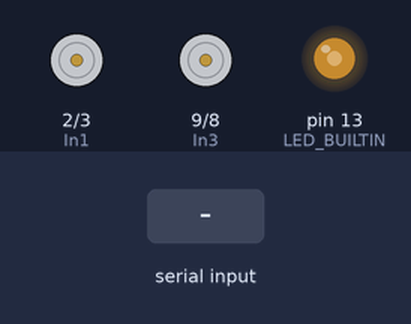
Bench run of a sketch on a simulated Arduino Uno, built with avr-gcc and run on an emulated ATmega328P. Shown: motor-driver pin pairs drawn as motors (green arrow = first pin HIGH = forward, orange = second pin HIGH = backward, longer = more drive, scaled by the enable pin), output pins drawn as LEDs (lit = HIGH). Inputs (shaded band) come from the test bench.

Above: at 2.2 s.
2.3 s: "5\n" received over Serial
At 3.5 s:
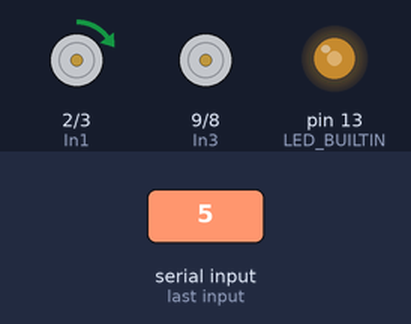
3.8 s: "|" received over Serial
At 4.4 s:
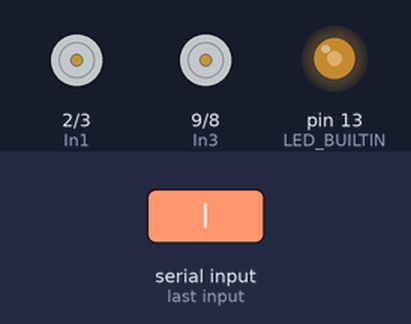
5.3 s: "90|45\n" received over Serial
At 6.0 s:
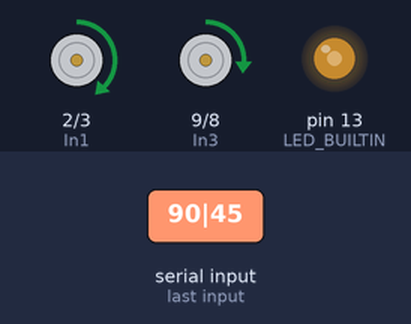
6.8 s: "30|150\n" received over Serial
At 7.9 s:
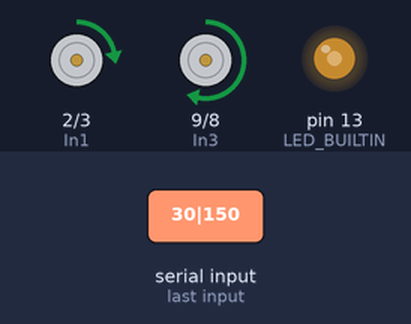
8.3 s: "90\n" received over Serial
At 9.5 s:
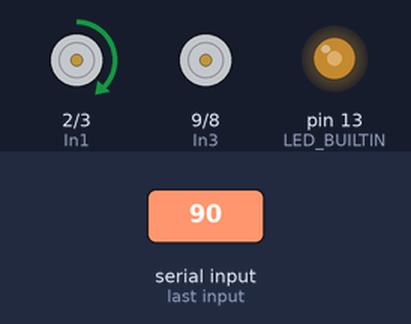
9.8 s: "200\n" received over Serial
At 10.2 s:
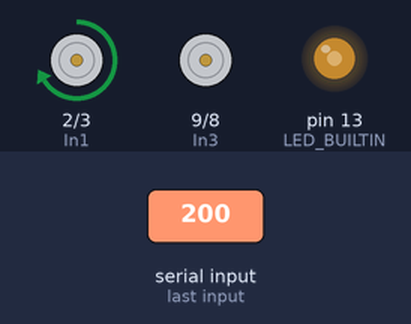
Timing chart, 0 to 12.3 s (numbered marks = the images above; inputs shaded):
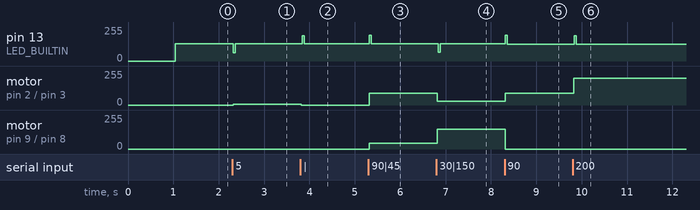

The sketch:

car4.ino
```cpp
// #include "SerialDebug.h"


const int MAX_BUFFER = 256;

const int HEADER_LEN = 4 * sizeof(char);
const int HEADER_SIZE = HEADER_LEN * sizeof(char);

struct Buffer {  // pass by reference
  char* packet;
  char* header;
  int len;
};

struct Buffer *bufferIn;
struct Buffer *bufferOut;

//const int LED_BUILTIN = 13;
int cycle = 0;


// RC-Values
int In1 = 2;
int In2 = 3;
int En1 = 5;

int In4 = 8;
int In3 = 9;
int En2 = 6;

String val1 = "";
String val2 = "";

int left = 0;
int right = 0;


Buffer* newBuffer() {
  Buffer* buffer = (Buffer*)malloc(sizeof(Buffer));
  *buffer = Buffer {
    .packet = (char*)malloc(MAX_BUFFER),
    .header = (char*)malloc(HEADER_LEN),
    .len = 0
  };
  return buffer;
}

void printBuffer(Buffer* buffer) {
  Serial.print("Buffer: ");
  for (int i=0; i<buffer->len; i++){
    Serial.print("\\");
    Serial.print(buffer->packet[i], DEC);
  }
  Serial.println();
}

void resizeBuffer(Buffer* buffer, int len) {
  buffer->len = len;
  for (int i=0; i<HEADER_LEN; i++)
    buffer->header[i] = (buffer->len >> (8 * i)) & ((1<<8)-1);

  if (len >= MAX_BUFFER)
    Serial.println("WARRNING BUFFER TOO SMALL");
}


void setup() {
  Serial.begin(115200);

  pinMode(LED_BUILTIN, OUTPUT);

  //RC-setup
  pinMode(En1,OUTPUT);
  pinMode(In1,OUTPUT);
  pinMode(In2,OUTPUT);
  pinMode(En2,OUTPUT);
  pinMode(In3,OUTPUT);
  pinMode(In4,OUTPUT);

  bufferIn = newBuffer();
  bufferOut = newBuffer();

  delay(1000);
  // Serial.setTimeout(10);
}


void loop() {
//  Serial.print("Cycle: ");
//  Serial.println(cycle, DEC);
  digitalWrite(LED_BUILTIN, cycle%2==0);


  if (Serial.available() > 0) {
    int outLen = Serial.available();
    int newOutLen = 0;
    while (outLen != newOutLen) {
      outLen = newOutLen;
      delay(10);
      newOutLen = Serial.available();
    }

    resizeBuffer(bufferIn, outLen);
    for (int i=0; i<outLen; i++)
      bufferIn->packet[i] = Serial.read();

//    Serial.write(bufferIn->packet, bufferIn->len);

    val1 = "";
    val2 = "";

    bool first = true;
    for (int i = 0; i < bufferIn->len-1; ++i) {
      if (bufferIn->packet[i] != '"') {
        if (bufferIn->packet[i] == '|')
          first = false;
        else {
          if (first)
            val1 += bufferIn->packet[i];
          else
            val2 += bufferIn->packet[i];
        }
      }
    }
    left = val1.toInt();
    right = val2.toInt();

    digitalWrite(In1, left > 0);
    digitalWrite(In2, left < 0);
    analogWrite(En1, abs(left));

    digitalWrite(In3, right > 0);
    digitalWrite(In4, right < 0);
    analogWrite(En2, abs(right));
  }

  cycle++;
}
```

Measured:
- after the input at 2.3 s, pin 13 (LED_BUILTIN): 128/255 → 63/255 at once, → 128/255 0.04 s later; motor on pin 2 (In1) / pin 3 (In2): stopped → forward 5/255 at once
- after the input at 3.8 s, pin 13 (LED_BUILTIN): 128/255 → 191/255 at once, → 128/255 0.04 s later; motor on pin 2 (In1) / pin 3 (In2): forward 5/255 → stopped at once
- after the input at 5.3 s, pin 13 (LED_BUILTIN): 128/255 → 192/255 at once, → 128/255 0.04 s later; motor on pin 2 (In1) / pin 3 (In2): stopped → forward 90/255 at once; motor on pin 9 (In3) / pin 8 (In4): stopped → forward 45/255 at once
- after the input at 6.8 s, pin 13 (LED_BUILTIN): 128/255 → 64/255 at once, → 128/255 0.04 s later; motor on pin 2 (In1) / pin 3 (In2): forward 90/255 → forward 30/255 at once; motor on pin 9 (In3) / pin 8 (In4): forward 45/255 → forward 150/255 at once
- after the input at 8.3 s, pin 13 (LED_BUILTIN): 128/255 → 127/255 at once; motor on pin 2 (In1) / pin 3 (In2): forward 30/255 → forward 90/255 at once; motor on pin 9 (In3) / pin 8 (In4): forward 150/255 → stopped at once
- after the input at 9.8 s, pin 13 (LED_BUILTIN): 127/255 → 191/255 at once, → 127/255 0.04 s later; motor on pin 2 (In1) / pin 3 (In2): forward 90/255 → forward 200/255 at once
